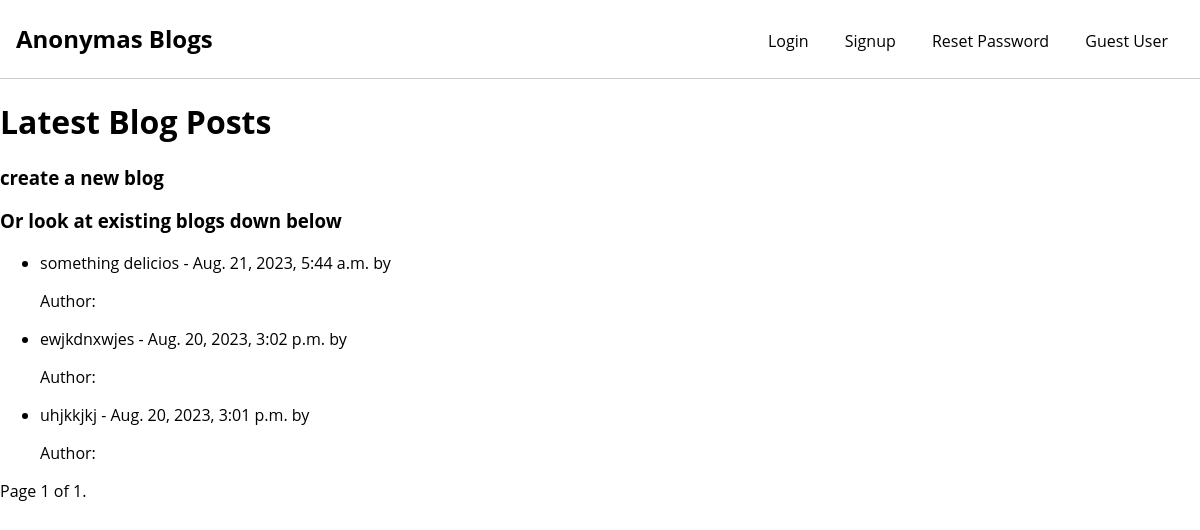
The page /blog/blogs/ on the database as committed earlier.
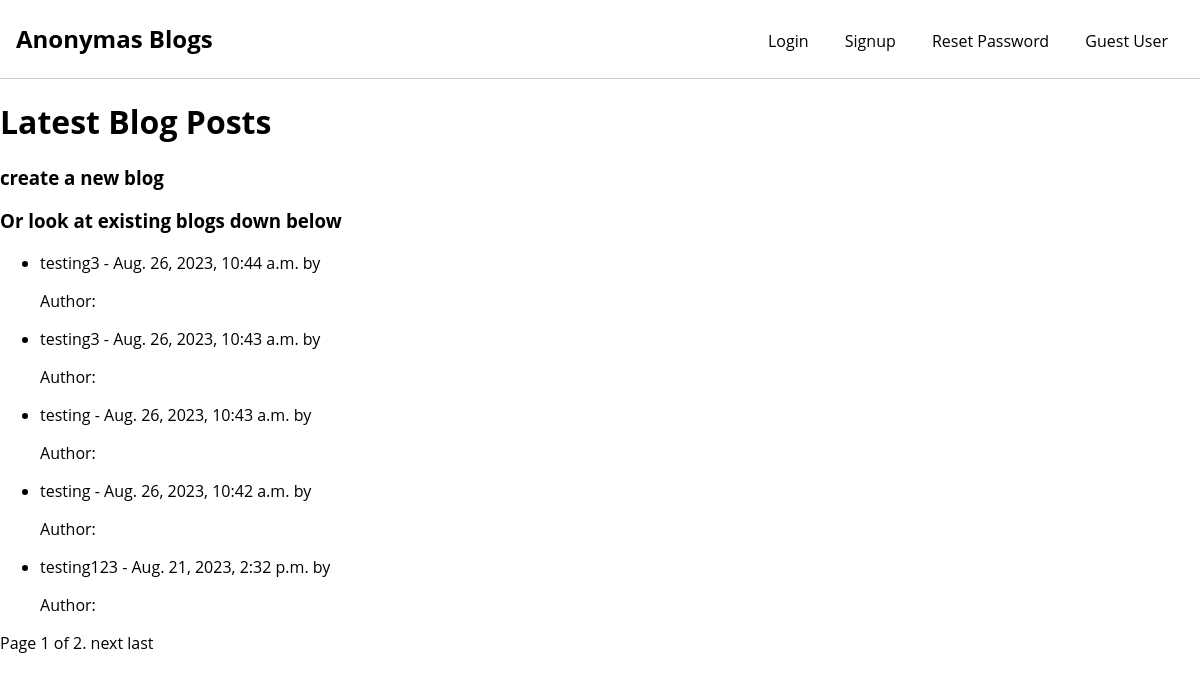
The same page on the database as committed later.
### everything/models.py (models this page shows, shortened)
class BlogPost(models.Model):
    title = models.CharField(max_length=200)
    content = models.TextField()
    post_date = models.DateTimeField(auto_now_add=True)
    author = models.ForeignKey(Blogger, on_delete=models.CASCADE)

### everything/views.py (the view)
# urls.py: path('blog/blogs/', views.blog_list, name='blog-list'),
def blog_list(request):
    blog_posts = BlogPost.objects.order_by('-post_date')
    paginator = Paginator(blog_posts, 5)
    page_number = request.GET.get('page')
    page_obj = paginator.get_page(page_number)
    return render(request, 'blog_list.html', {'page_obj': page_obj})

### everything/models.py (called while the page is built)
    def __str__(self):
        return self.name

### everything/templates/blog_list.html (shortened to what this page needs)
<!DOCTYPE html>
{% load static %}
<html>
<head>
    <link rel="stylesheet" href="{% static "home.css" %}">
</head>
<body>
    <header class="site-header">
        <div class="site-identity">
            <h1><a href="/blog/">Anonymas Blogs</a></h1>
        </div>
        <nav class="site-navigation">
            <ul class="nav">
                {% if user.is_authenticated %}
                        <li class="nav-item"><a class="nav-link" href="{% url 'blog-list' %}">Blogs</a></li>
                        <li class="nav-item"><a class="nav-link" href="{% url 'blogger-list' %}">Bloggers</a></li>
                        <li class="nav-item"><a class="nav-link" href="{% url 'logout' %}">Logout</a></li>
                        <li><b><a href="">{{ user.username }}</a></b></li>
                    {% else %}
                        <li class="nav-item"><a class="nav-link" href="{% url 'login' %}">Login</a></li>
                        <li class="nav-item"><a class="nav-link" href="{% url 'signup' %}">Signup</a></li>
                        <li><a href="{% url 'password_reset' %}">Reset Password</a></li>
                        <li>Guest User</li>
                    {% endif %}
                </ul>
            </nav>
        </header>
    <h1>Latest Blog Posts</h1>
    <h3>create a <a href="/blog/create/">new blog</a></h3>
    <h3>Or look at existing blogs down below</h3>
    <ul>
        {% for post in page_obj %}
            <li><a href="{% url 'blog-detail' post.pk %}">{{ post.title }}</a> - {{ post.post_date }} by <a href="{% url 'author-detail' post.author.pk %}">{{ post.author }}</a></li>
            <p>Author: {{ blog.author.username }}</p>
            {% endfor %}
    </ul>
    <div class="pagination">
        <span class="step-links">
            <span class="current">
                Page {{ page_obj.number }} of {{ page_obj.paginator.num_pages }}.
            </span>
            {% if page_obj.has_next %}
                <a href="?page={{ page_obj.next_page_number }}">next</a>
                <a href="?page={{ page_obj.paginator.num_pages }}">last</a>
            {% endif %}
        </span>
    </div>
</body>
</html>

Rows that differ between the two databases and show on the page:
no longer on this page (row unchanged): BlogPost: title "something delicios", post_date "Aug. 21, 2023, 5:44 a.m."
no longer on this page (row unchanged): BlogPost: title "ewjkdnxwjes", post_date "Aug. 20, 2023, 3:02 p.m."
no longer on this page (row unchanged): BlogPost: title "uhjkkjkj", post_date "Aug. 20, 2023, 3:01 p.m."
added BlogPost: title "testing3", post_date "Aug. 26, 2023, 10:44 a.m."
added BlogPost: title "testing3", post_date "Aug. 26, 2023, 10:43 a.m."
added BlogPost: title "testing", post_date "Aug. 26, 2023, 10:43 a.m."
added BlogPost: title "testing", post_date "Aug. 26, 2023, 10:42 a.m."
added BlogPost: title "testing123", post_date "Aug. 21, 2023, 2:32 p.m."
Other text that changed with them:
{{ page_obj.paginator.num_pages }}: "1" → "2"
text now shown: "next last"
